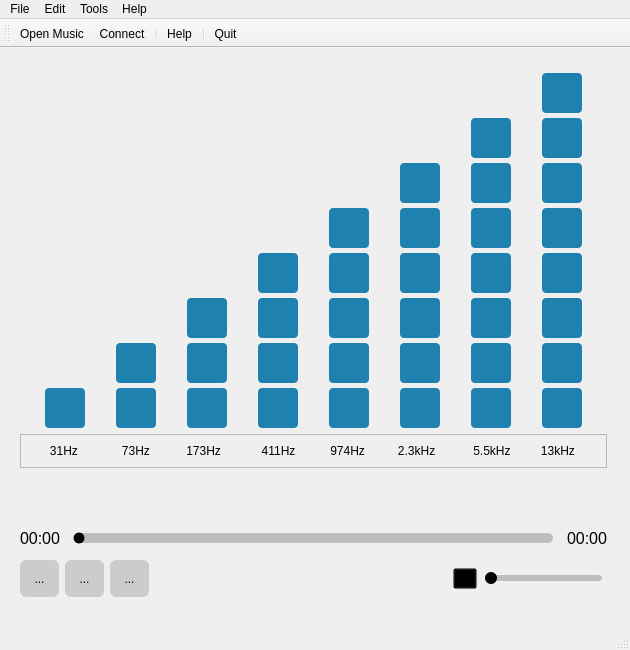
<?xml version="1.0" encoding="UTF-8"?>
<ui version="4.0">
 <class>MainWindow</class>
 <widget class="QMainWindow" name="MainWindow">
  <property name="geometry">
   <rect>
    <x>0</x>
    <y>0</y>
    <width>630</width>
    <height>650</height>
   </rect>
  </property>
  <property name="sizePolicy">
   <sizepolicy hsizetype="Expanding" vsizetype="Expanding">
    <horstretch>1</horstretch>
    <verstretch>1</verstretch>
   </sizepolicy>
  </property>
  <property name="minimumSize">
   <size>
    <width>630</width>
    <height>650</height>
   </size>
  </property>
  <property name="maximumSize">
   <size>
    <width>630</width>
    <height>650</height>
   </size>
  </property>
  <property name="acceptDrops">
   <bool>false</bool>
  </property>
  <property name="windowTitle">
   <string>MSpezer</string>
  </property>
  <property name="windowIcon">
   <iconset resource="MusicSpectrumAnalyzer1/resource.qrc">
    <normaloff>:/images/equalizer.png</normaloff>:/images/equalizer.png</iconset>
  </property>
  <property name="styleSheet">
   <string notr="true">QProgressBar {
	background-color: transparent;
	border: 0px solid grey;
}
QProgressBar::chunk {
	background-color: rgb(30,129,176);
	height: 40px;
	margin: 0px;
	margin-top: 5px;		
	border-radius: 4px
}
QToolButton {
	background-color: transparent;
}

QStatusBar {
	margin-top: 10px;
}</string>
  </property>
  <widget class="QWidget" name="centralwidget">
   <widget class="QWidget" name="layoutWidget">
    <property name="geometry">
     <rect>
      <x>20</x>
      <y>20</y>
      <width>587</width>
      <height>529</height>
     </rect>
    </property>
    <layout class="QVBoxLayout" name="verticalLayout">
     <item>
      <layout class="QHBoxLayout" name="horizontalLayout">
       <item>
        <widget class="QProgressBar" name="progressBar_Spectrum1">
         <property name="minimumSize">
          <size>
           <width>40</width>
           <height>360</height>
          </size>
         </property>
         <property name="maximum">
          <number>8</number>
         </property>
         <property name="value">
          <number>1</number>
         </property>
         <property name="textVisible">
          <bool>false</bool>
         </property>
         <property name="orientation">
          <enum>Qt::Vertical</enum>
         </property>
         <property name="format">
          <string/>
         </property>
        </widget>
       </item>
       <item>
        <widget class="QProgressBar" name="progressBar_Spectrum2">
         <property name="minimumSize">
          <size>
           <width>40</width>
           <height>360</height>
          </size>
         </property>
         <property name="maximum">
          <number>8</number>
         </property>
         <property name="value">
          <number>2</number>
         </property>
         <property name="textVisible">
          <bool>false</bool>
         </property>
         <property name="orientation">
          <enum>Qt::Vertical</enum>
         </property>
         <property name="format">
          <string/>
         </property>
        </widget>
       </item>
       <item>
        <widget class="QProgressBar" name="progressBar_Spectrum3">
         <property name="minimumSize">
          <size>
           <width>40</width>
           <height>360</height>
          </size>
         </property>
         <property name="maximum">
          <number>8</number>
         </property>
         <property name="value">
          <number>3</number>
         </property>
         <property name="textVisible">
          <bool>false</bool>
         </property>
         <property name="orientation">
          <enum>Qt::Vertical</enum>
         </property>
         <property name="format">
          <string/>
         </property>
        </widget>
       </item>
       <item>
        <widget class="QProgressBar" name="progressBar_Spectrum4">
         <property name="sizePolicy">
          <sizepolicy hsizetype="Fixed" vsizetype="Expanding">
           <horstretch>1</horstretch>
           <verstretch>1</verstretch>
          </sizepolicy>
         </property>
         <property name="minimumSize">
          <size>
           <width>40</width>
           <height>360</height>
          </size>
         </property>
         <property name="maximum">
          <number>8</number>
         </property>
         <property name="value">
          <number>4</number>
         </property>
         <property name="textVisible">
          <bool>false</bool>
         </property>
         <property name="orientation">
          <enum>Qt::Vertical</enum>
         </property>
         <property name="format">
          <string/>
         </property>
        </widget>
       </item>
       <item>
        <widget class="QProgressBar" name="progressBar_Spectrum5">
         <property name="minimumSize">
          <size>
           <width>40</width>
           <height>360</height>
          </size>
         </property>
         <property name="maximum">
          <number>8</number>
         </property>
         <property name="value">
          <number>5</number>
         </property>
         <property name="textVisible">
          <bool>false</bool>
         </property>
         <property name="orientation">
          <enum>Qt::Vertical</enum>
         </property>
         <property name="format">
          <string/>
         </property>
        </widget>
       </item>
       <item>
        <widget class="QProgressBar" name="progressBar_Spectrum6">
         <property name="sizePolicy">
          <sizepolicy hsizetype="Fixed" vsizetype="Expanding">
           <horstretch>0</horstretch>
           <verstretch>0</verstretch>
          </sizepolicy>
         </property>
         <property name="minimumSize">
          <size>
           <width>40</width>
           <height>360</height>
          </size>
         </property>
         <property name="maximum">
          <number>8</number>
         </property>
         <property name="value">
          <number>6</number>
         </property>
         <property name="textVisible">
          <bool>false</bool>
         </property>
         <property name="orientation">
          <enum>Qt::Vertical</enum>
         </property>
         <property name="format">
          <string/>
         </property>
        </widget>
       </item>
       <item>
        <widget class="QProgressBar" name="progressBar_Spectrum7">
         <property name="minimumSize">
          <size>
           <width>40</width>
           <height>360</height>
          </size>
         </property>
         <property name="maximum">
          <number>8</number>
         </property>
         <property name="value">
          <number>7</number>
         </property>
         <property name="textVisible">
          <bool>false</bool>
         </property>
         <property name="orientation">
          <enum>Qt::Vertical</enum>
         </property>
         <property name="format">
          <string/>
         </property>
        </widget>
       </item>
       <item>
        <widget class="QProgressBar" name="progressBar_Spectrum8">
         <property name="minimumSize">
          <size>
           <width>40</width>
           <height>360</height>
          </size>
         </property>
         <property name="maximum">
          <number>8</number>
         </property>
         <property name="value">
          <number>8</number>
         </property>
         <property name="textVisible">
          <bool>false</bool>
         </property>
         <property name="orientation">
          <enum>Qt::Vertical</enum>
         </property>
         <property name="format">
          <string/>
         </property>
        </widget>
       </item>
      </layout>
     </item>
     <item>
      <widget class="QFrame" name="frame_Hz_labels">
       <property name="frameShape">
        <enum>QFrame::StyledPanel</enum>
       </property>
       <property name="frameShadow">
        <enum>QFrame::Raised</enum>
       </property>
       <layout class="QHBoxLayout" name="horizontalLayout_2">
        <item>
         <widget class="QLabel" name="label_Spectrum1">
          <property name="text">
           <string>      31Hz</string>
          </property>
         </widget>
        </item>
        <item>
         <widget class="QLabel" name="label_Spectrum2">
          <property name="text">
           <string>      73Hz</string>
          </property>
         </widget>
        </item>
        <item>
         <widget class="QLabel" name="label_Spectrum3">
          <property name="text">
           <string>    173Hz</string>
          </property>
         </widget>
        </item>
        <item>
         <widget class="QLabel" name="label_Spectrum4">
          <property name="text">
           <string>     411Hz</string>
          </property>
         </widget>
        </item>
        <item>
         <widget class="QLabel" name="label_Spectrum5">
          <property name="text">
           <string>    974Hz</string>
          </property>
         </widget>
        </item>
        <item>
         <widget class="QLabel" name="label_Spectrum6">
          <property name="text">
           <string>   2.3kHz</string>
          </property>
         </widget>
        </item>
        <item>
         <widget class="QLabel" name="label_Spectrum7">
          <property name="text">
           <string>    5.5kHz</string>
          </property>
         </widget>
        </item>
        <item>
         <widget class="QLabel" name="label_Spectrum8">
          <property name="text">
           <string>   13kHz</string>
          </property>
         </widget>
        </item>
       </layout>
      </widget>
     </item>
     <item>
      <spacer name="verticalSpacer">
       <property name="orientation">
        <enum>Qt::Vertical</enum>
       </property>
       <property name="sizeHint" stdset="0">
        <size>
         <width>20</width>
         <height>13</height>
        </size>
       </property>
      </spacer>
     </item>
     <item>
      <layout class="QHBoxLayout" name="horizontalLayout_3">
       <item>
        <widget class="QLabel" name="labelPosition">
         <property name="font">
          <font>
           <pointsize>12</pointsize>
          </font>
         </property>
         <property name="text">
          <string>00:00</string>
         </property>
        </widget>
       </item>
       <item>
        <widget class="QSlider" name="horizontalSliderPlayer">
         <property name="cursor">
          <cursorShape>PointingHandCursor</cursorShape>
         </property>
         <property name="styleSheet">
          <string notr="true">QSlider {
	margin: 8px;
}
QSlider::groove:horizontal {
	border-radius: 5px;
	height: 10px;
	margin: 0px;
	background-color: rgb(190,190,190);
}
QSlider::handle:horizontal {
	border: 5px solid transparent;
	width: 6px;
	height: 6px;
	border-radius: 8px;
	background-color: rgb(2,2,2);
	margin: -3px;
}
QSlider::handle:horizontal:hover {
	border: none;
	width: 16px;
	height: 16px;
	border-radius: 8px;
}
QSlider::handle:horizontal:pressed {
	border: 5px solid white;
	width: 6px;
	height: 6px;
	border-radius: 8px;
}</string>
         </property>
         <property name="orientation">
          <enum>Qt::Horizontal</enum>
         </property>
        </widget>
       </item>
       <item>
        <widget class="QLabel" name="labelDuration">
         <property name="font">
          <font>
           <pointsize>12</pointsize>
          </font>
         </property>
         <property name="text">
          <string>00:00</string>
         </property>
        </widget>
       </item>
      </layout>
     </item>
     <item>
      <layout class="QHBoxLayout" name="horizontalLayout_4">
       <item>
        <widget class="QToolButton" name="toolButtonPlay">
         <property name="cursor">
          <cursorShape>PointingHandCursor</cursorShape>
         </property>
         <property name="toolTip">
          <string>&lt;html&gt;&lt;head/&gt;&lt;body&gt;&lt;p&gt;Play&lt;/p&gt;&lt;/body&gt;&lt;/html&gt;</string>
         </property>
         <property name="styleSheet">
          <string notr="true">QToolButton {
	background-color: rgb(204,204,204);
	padding: 10px;
	border-radius: 6px;
}</string>
         </property>
         <property name="text">
          <string>...</string>
         </property>
         <property name="icon">
          <iconset resource="MusicSpectrumAnalyzer1/resource.qrc">
           <normaloff>:/images/play.png</normaloff>:/images/play.png</iconset>
         </property>
         <property name="iconSize">
          <size>
           <width>16</width>
           <height>16</height>
          </size>
         </property>
        </widget>
       </item>
       <item>
        <widget class="QToolButton" name="toolButtonPause">
         <property name="cursor">
          <cursorShape>PointingHandCursor</cursorShape>
         </property>
         <property name="toolTip">
          <string>&lt;html&gt;&lt;head/&gt;&lt;body&gt;&lt;p&gt;Pause&lt;/p&gt;&lt;/body&gt;&lt;/html&gt;</string>
         </property>
         <property name="styleSheet">
          <string notr="true">QToolButton {
	background-color: rgb(204,204,204);
	padding: 10px;
	border-radius: 6px;
}</string>
         </property>
         <property name="text">
          <string>...</string>
         </property>
         <property name="icon">
          <iconset resource="MusicSpectrumAnalyzer1/resource.qrc">
           <normaloff>:/images/pause.png</normaloff>:/images/pause.png</iconset>
         </property>
         <property name="iconSize">
          <size>
           <width>16</width>
           <height>16</height>
          </size>
         </property>
        </widget>
       </item>
       <item>
        <widget class="QToolButton" name="toolButtonStop">
         <property name="baseSize">
          <size>
           <width>24</width>
           <height>24</height>
          </size>
         </property>
         <property name="cursor">
          <cursorShape>PointingHandCursor</cursorShape>
         </property>
         <property name="toolTip">
          <string>&lt;html&gt;&lt;head/&gt;&lt;body&gt;&lt;p&gt;Stop&lt;/p&gt;&lt;/body&gt;&lt;/html&gt;</string>
         </property>
         <property name="styleSheet">
          <string notr="true">QToolButton {
	background-color: rgb(204,204,204);
	padding: 10px;
	border-radius: 6px;
}</string>
         </property>
         <property name="text">
          <string>...</string>
         </property>
         <property name="icon">
          <iconset resource="MusicSpectrumAnalyzer1/resource.qrc">
           <normaloff>:/images/stop.png</normaloff>:/images/stop.png</iconset>
         </property>
         <property name="iconSize">
          <size>
           <width>16</width>
           <height>16</height>
          </size>
         </property>
        </widget>
       </item>
       <item>
        <spacer name="horizontalSpacer">
         <property name="orientation">
          <enum>Qt::Horizontal</enum>
         </property>
         <property name="sizeHint" stdset="0">
          <size>
           <width>298</width>
           <height>20</height>
          </size>
         </property>
        </spacer>
       </item>
       <item>
        <widget class="QToolButton" name="toolButtonVolume">
         <property name="cursor">
          <cursorShape>PointingHandCursor</cursorShape>
         </property>
         <property name="toolTip">
          <string>Volume</string>
         </property>
         <property name="styleSheet">
          <string notr="true"/>
         </property>
         <property name="text">
          <string>...</string>
         </property>
         <property name="icon">
          <iconset resource="MusicSpectrumAnalyzer1/resource.qrc">
           <normaloff>:/images/medium-volume.png</normaloff>:/images/medium-volume.png</iconset>
         </property>
         <property name="iconSize">
          <size>
           <width>28</width>
           <height>28</height>
          </size>
         </property>
        </widget>
       </item>
       <item>
        <widget class="QSlider" name="horizontalSliderVolume">
         <property name="cursor">
          <cursorShape>PointingHandCursor</cursorShape>
         </property>
         <property name="styleSheet">
          <string notr="true">QSlider {
	margin: 5px;
}
QSlider::groove:horizontal {
	border-radius: 3px;
	height: 6px;
	margin: 0px;
	background-color: rgb(190,190,190);
}
QSlider::handle:horizontal {
	background-color: rgb(2,2,2);
	margin: -3px;
	border: none;
	width: 12px;
	height: 12px;
	border-radius: 6px;
}
QSlider::handle:horizontal:pressed {
	border: 4px solid white;
	width: 4px;
	height: 4px;
	border-radius: 6px;
}</string>
         </property>
         <property name="orientation">
          <enum>Qt::Horizontal</enum>
         </property>
        </widget>
       </item>
      </layout>
     </item>
    </layout>
   </widget>
  </widget>
  <widget class="QStatusBar" name="statusbar"/>
  <widget class="QMenuBar" name="menubar">
   <property name="geometry">
    <rect>
     <x>0</x>
     <y>0</y>
     <width>630</width>
     <height>22</height>
    </rect>
   </property>
   <widget class="QMenu" name="menuFile">
    <property name="title">
     <string>File</string>
    </property>
    <addaction name="actionOpen_Music"/>
    <addaction name="separator"/>
    <addaction name="actionQuit"/>
   </widget>
   <widget class="QMenu" name="menuEdit">
    <property name="title">
     <string>Edit</string>
    </property>
    <widget class="QMenu" name="menuMode">
     <property name="title">
      <string>Mode</string>
     </property>
     <property name="icon">
      <iconset resource="MusicSpectrumAnalyzer1/resource.qrc">
       <normaloff>:/images/mode.png</normaloff>:/images/mode.png</iconset>
     </property>
     <addaction name="actionMode_1"/>
     <addaction name="actionMode_2"/>
     <addaction name="actionMode_3"/>
     <addaction name="actionMode_4"/>
     <addaction name="actionMode_5"/>
    </widget>
    <widget class="QMenu" name="menuColor">
     <property name="title">
      <string>Color</string>
     </property>
     <addaction name="actionPrimaryColor"/>
     <addaction name="actionSecondaryColor"/>
     <addaction name="actionTertiaryColor"/>
    </widget>
    <addaction name="menuMode"/>
    <addaction name="menuColor"/>
   </widget>
   <widget class="QMenu" name="menuHelp">
    <property name="title">
     <string>Help</string>
    </property>
    <addaction name="actionAbout"/>
    <addaction name="actionHelp"/>
   </widget>
   <widget class="QMenu" name="menuTools">
    <property name="title">
     <string>Tools</string>
    </property>
    <widget class="QMenu" name="menuPort">
     <property name="title">
      <string>Port</string>
     </property>
     <property name="icon">
      <iconset resource="MusicSpectrumAnalyzer1/resource.qrc">
       <normaloff>:/images/usb-port.png</normaloff>:/images/usb-port.png</iconset>
     </property>
     <addaction name="actionAvailablePort"/>
     <addaction name="action_COM1"/>
     <addaction name="action_COM2"/>
     <addaction name="action_COM3"/>
     <addaction name="action_COM4"/>
     <addaction name="action_COM5"/>
     <addaction name="action_COM6"/>
     <addaction name="action_COM7"/>
     <addaction name="action_COM8"/>
     <addaction name="action_COM9"/>
     <addaction name="action_COM10"/>
     <addaction name="action_COM11"/>
     <addaction name="action_COM12"/>
     <addaction name="action_COM13"/>
     <addaction name="action_COM14"/>
     <addaction name="action_COM15"/>
     <addaction name="action_COM16"/>
     <addaction name="action_COM17"/>
     <addaction name="action_COM18"/>
     <addaction name="action_COM19"/>
     <addaction name="action_COM20"/>
     <addaction name="action_COM21"/>
     <addaction name="action_COM22"/>
     <addaction name="action_COM23"/>
     <addaction name="action_COM24"/>
     <addaction name="action_COM25"/>
     <addaction name="action_COM26"/>
     <addaction name="action_COM27"/>
     <addaction name="action_COM28"/>
    </widget>
    <addaction name="actionConnect"/>
    <addaction name="menuPort"/>
   </widget>
   <addaction name="menuFile"/>
   <addaction name="menuEdit"/>
   <addaction name="menuTools"/>
   <addaction name="menuHelp"/>
  </widget>
  <widget class="QToolBar" name="toolBar">
   <property name="cursor">
    <cursorShape>PointingHandCursor</cursorShape>
   </property>
   <property name="windowTitle">
    <string>toolBar</string>
   </property>
   <attribute name="toolBarArea">
    <enum>TopToolBarArea</enum>
   </attribute>
   <attribute name="toolBarBreak">
    <bool>false</bool>
   </attribute>
   <addaction name="actionOpen_Music"/>
   <addaction name="actionConnect"/>
   <addaction name="separator"/>
   <addaction name="actionHelp"/>
   <addaction name="separator"/>
   <addaction name="actionQuit"/>
  </widget>
  <action name="actionOpen_Music">
   <property name="icon">
    <iconset resource="MusicSpectrumAnalyzer1/resource.qrc">
     <normaloff>:/images/open-file.png</normaloff>:/images/open-file.png</iconset>
   </property>
   <property name="text">
    <string>Open Music</string>
   </property>
  </action>
  <action name="actionAbout">
   <property name="icon">
    <iconset resource="MusicSpectrumAnalyzer1/resource.qrc">
     <normaloff>:/images/about.png</normaloff>:/images/about.png</iconset>
   </property>
   <property name="text">
    <string>About</string>
   </property>
  </action>
  <action name="actionHelp">
   <property name="icon">
    <iconset resource="MusicSpectrumAnalyzer1/resource.qrc">
     <normaloff>:/images/help.png</normaloff>:/images/help.png</iconset>
   </property>
   <property name="text">
    <string>Help</string>
   </property>
  </action>
  <action name="actionQuit">
   <property name="icon">
    <iconset theme="accessories-calculator" resource="MusicSpectrumAnalyzer1/resource.qrc">
     <normaloff>:/images/quit.png</normaloff>:/images/quit.png</iconset>
   </property>
   <property name="text">
    <string>Quit</string>
   </property>
  </action>
  <action name="actionConnect">
   <property name="checkable">
    <bool>false</bool>
   </property>
   <property name="icon">
    <iconset resource="MusicSpectrumAnalyzer1/resource.qrc">
     <normaloff>:/images/connect.png</normaloff>:/images/connect.png</iconset>
   </property>
   <property name="text">
    <string>Connect</string>
   </property>
  </action>
  <action name="actionAvailablePort">
   <property name="checkable">
    <bool>true</bool>
   </property>
   <property name="checked">
    <bool>true</bool>
   </property>
   <property name="text">
    <string>Avaiable Port</string>
   </property>
  </action>
  <action name="actionCOM2">
   <property name="checkable">
    <bool>true</bool>
   </property>
   <property name="text">
    <string>COM1</string>
   </property>
  </action>
  <action name="actionCOM3">
   <property name="checkable">
    <bool>true</bool>
   </property>
   <property name="text">
    <string>COM2</string>
   </property>
  </action>
  <action name="actionCOM4">
   <property name="checkable">
    <bool>true</bool>
   </property>
   <property name="text">
    <string>COM3</string>
   </property>
  </action>
  <action name="actionCOM5">
   <property name="checkable">
    <bool>true</bool>
   </property>
   <property name="text">
    <string>COM4</string>
   </property>
  </action>
  <action name="actionCOM6">
   <property name="checkable">
    <bool>true</bool>
   </property>
   <property name="text">
    <string>COM4</string>
   </property>
  </action>
  <action name="actionCOM7">
   <property name="checkable">
    <bool>true</bool>
   </property>
   <property name="text">
    <string>COM5</string>
   </property>
  </action>
  <action name="actionCOM8">
   <property name="checkable">
    <bool>true</bool>
   </property>
   <property name="text">
    <string>COM8</string>
   </property>
  </action>
  <action name="actionCOM9">
   <property name="checkable">
    <bool>true</bool>
   </property>
   <property name="text">
    <string>COM9</string>
   </property>
  </action>
  <action name="actionCOM10">
   <property name="text">
    <string>COM10</string>
   </property>
  </action>
  <action name="actionMode_1">
   <property name="checkable">
    <bool>true</bool>
   </property>
   <property name="text">
    <string>Mode 1</string>
   </property>
  </action>
  <action name="actionMode_2">
   <property name="checkable">
    <bool>true</bool>
   </property>
   <property name="text">
    <string>Mode 2</string>
   </property>
  </action>
  <action name="actionMode_3">
   <property name="checkable">
    <bool>true</bool>
   </property>
   <property name="text">
    <string>Mode 3</string>
   </property>
  </action>
  <action name="actionMode_4">
   <property name="checkable">
    <bool>true</bool>
   </property>
   <property name="text">
    <string>Mode 4</string>
   </property>
  </action>
  <action name="actionMode_5">
   <property name="checkable">
    <bool>true</bool>
   </property>
   <property name="text">
    <string>Mode 5</string>
   </property>
  </action>
  <action name="actionAvailable_Port">
   <property name="text">
    <string>Available Port</string>
   </property>
  </action>
  <action name="action_COM1">
   <property name="checkable">
    <bool>true</bool>
   </property>
   <property name="text">
    <string>COM1</string>
   </property>
  </action>
  <action name="action_COM2">
   <property name="checkable">
    <bool>true</bool>
   </property>
   <property name="text">
    <string>COM2</string>
   </property>
  </action>
  <action name="action_COM3">
   <property name="checkable">
    <bool>true</bool>
   </property>
   <property name="text">
    <string>COM3</string>
   </property>
  </action>
  <action name="action_COM4">
   <property name="checkable">
    <bool>true</bool>
   </property>
   <property name="text">
    <string>COM4</string>
   </property>
  </action>
  <action name="action_COM5">
   <property name="checkable">
    <bool>true</bool>
   </property>
   <property name="text">
    <string>COM5</string>
   </property>
  </action>
  <action name="action_COM6">
   <property name="checkable">
    <bool>true</bool>
   </property>
   <property name="text">
    <string>COM6</string>
   </property>
  </action>
  <action name="action_COM7">
   <property name="checkable">
    <bool>true</bool>
   </property>
   <property name="text">
    <string>COM7</string>
   </property>
  </action>
  <action name="action_COM8">
   <property name="checkable">
    <bool>true</bool>
   </property>
   <property name="text">
    <string>COM8</string>
   </property>
  </action>
  <action name="action_COM9">
   <property name="checkable">
    <bool>true</bool>
   </property>
   <property name="text">
    <string>COM9</string>
   </property>
  </action>
  <action name="action_COM10">
   <property name="checkable">
    <bool>true</bool>
   </property>
   <property name="text">
    <string>COM10</string>
   </property>
  </action>
  <action name="action_COM11">
   <property name="checkable">
    <bool>true</bool>
   </property>
   <property name="text">
    <string>COM11</string>
   </property>
  </action>
  <action name="action_COM12">
   <property name="checkable">
    <bool>true</bool>
   </property>
   <property name="text">
    <string>COM12</string>
   </property>
  </action>
  <action name="action_COM13">
   <property name="checkable">
    <bool>true</bool>
   </property>
   <property name="text">
    <string>COM13</string>
   </property>
  </action>
  <action name="action_COM14">
   <property name="checkable">
    <bool>true</bool>
   </property>
   <property name="text">
    <string>COM14</string>
   </property>
  </action>
  <action name="action_COM15">
   <property name="checkable">
    <bool>true</bool>
   </property>
   <property name="text">
    <string>COM15</string>
   </property>
  </action>
  <action name="action_COM16">
   <property name="checkable">
    <bool>true</bool>
   </property>
   <property name="text">
    <string>COM16</string>
   </property>
  </action>
  <action name="action_COM17">
   <property name="checkable">
    <bool>true</bool>
   </property>
   <property name="text">
    <string>COM17</string>
   </property>
  </action>
  <action name="action_COM18">
   <property name="checkable">
    <bool>true</bool>
   </property>
   <property name="text">
    <string>COM18</string>
   </property>
  </action>
  <action name="action_COM19">
   <property name="checkable">
    <bool>true</bool>
   </property>
   <property name="text">
    <string>COM19</string>
   </property>
  </action>
  <action name="action_COM20">
   <property name="checkable">
    <bool>true</bool>
   </property>
   <property name="text">
    <string>COM20</string>
   </property>
  </action>
  <action name="action_COM21">
   <property name="checkable">
    <bool>true</bool>
   </property>
   <property name="text">
    <string>COM21</string>
   </property>
  </action>
  <action name="action_COM22">
   <property name="checkable">
    <bool>true</bool>
   </property>
   <property name="text">
    <string>COM22</string>
   </property>
  </action>
  <action name="action_COM23">
   <property name="checkable">
    <bool>true</bool>
   </property>
   <property name="text">
    <string>COM23</string>
   </property>
  </action>
  <action name="action_COM24">
   <property name="checkable">
    <bool>true</bool>
   </property>
   <property name="text">
    <string>COM24</string>
   </property>
  </action>
  <action name="action_COM25">
   <property name="checkable">
    <bool>true</bool>
   </property>
   <property name="text">
    <string>COM25</string>
   </property>
  </action>
  <action name="action_COM26">
   <property name="checkable">
    <bool>true</bool>
   </property>
   <property name="text">
    <string>COM26</string>
   </property>
  </action>
  <action name="action_COM27">
   <property name="checkable">
    <bool>true</bool>
   </property>
   <property name="text">
    <string>COM27</string>
   </property>
  </action>
  <action name="action_COM28">
   <property name="checkable">
    <bool>true</bool>
   </property>
   <property name="text">
    <string>COM28</string>
   </property>
  </action>
  <action name="actionPrimaryColor">
   <property name="text">
    <string>Primary Color</string>
   </property>
  </action>
  <action name="actionSecondaryColor">
   <property name="text">
    <string>Secondary Color</string>
   </property>
  </action>
  <action name="actionTertiaryColor">
   <property name="text">
    <string>Tertiary Color</string>
   </property>
  </action>
 </widget>
 <resources>
  <include location="MusicSpectrumAnalyzer1/resource.qrc"/>
 </resources>
 <connections/>
</ui>
